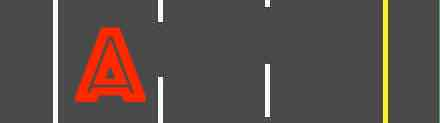
#> input picture lane1.jpg, 440 x 123 px
$ python -i sprdh.py   (imports and definitions only)
#> lines starting #> are read from the running program, lines starting #| are printed output that depends on the picture; after the words box and inside, x2 and y2 are one past the last pixel; in counts of white or black regions, pixels touching at a corner belong together
import matplotlib
# [1 line not run here, left out]
import matplotlib.pyplot as plt
import matplotlib.image as mpimg
import numpy as np
import cv2
import math
import os
import time
import glob
from moviepy.editor import VideoFileClip
import glob

#TO EXTRACT FRAMES FROM THE VIDEO INPUT
# [1 line not run here, left out]
# [1 line that did not run here, left out]
count = 0
success = True
# [6 lines not run here, left out]

dirlist = glob.glob('test_images1/*.jpg')
# [2 lines not run here, left out]

def grayscale(img):
    """Applies the Grayscale transform
    This will return an image with only one color channel
    but NOTE: to see the returned image as grayscale
    (assuming your grayscaled image is called 'gray')
    you should call plt.imshow(gray, cmap='gray')"""
    return cv2.cvtColor(img, cv2.COLOR_RGB2GRAY)
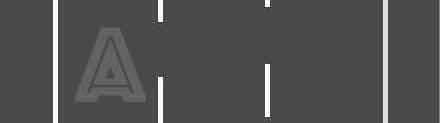
#> returned value: shape (123, 440); min 14, max 255, mean 80.3
    # Or use BGR2GRAY if you read an image with cv2.imread()
    # return cv2.cvtColor(img, cv2.COLOR_BGR2GRAY)

def canny(img, low_threshold, high_threshold):
    """Applies the Canny transform"""
    return cv2.Canny(img, low_threshold, high_threshold)

def gaussian_blur(img, kernel_size):
    """Applies a Gaussian Noise kernel"""
    return cv2.GaussianBlur(img, (kernel_size, kernel_size), 0)

def region_of_interest(img, vertices):
    """
    Applies an image mask.

    Only keeps the region of the image defined by the polygon
    formed from `vertices`. The rest of the image is set to black.
    """
    #defining a blank mask to start with
    mask = np.zeros_like(img)

    #defining a 3 channel or 1 channel color to fill the mask with depending on the input image
    if len(img.shape) > 2:
        channel_count = img.shape[2]  # i.e. 3 or 4 depending on your image
        ignore_mask_color = (0,255,) * channel_count
    else:
        ignore_mask_color = 255

    #filling pixels inside the polygon defined by "vertices" with the fill color
    cv2.fillPoly(mask, vertices, ignore_mask_color)

    #returning the image only where mask pixels are nonzero
    masked_image = cv2.bitwise_and(img, mask)
    #plt.imshow(masked_image)
    #plt.show()
    return masked_image


def draw_lines(img, lines, color=[255, 0, 0], thickness=2):
    for line in lines:
        for x1,y1,x2,y2 in line:
            cv2.line(img, (x1, y1), (x2, y2), color, thickness)
    """
    NOTE: this is the function you might want to use as a starting point once you want to
    average/extrapolate the line segments you detect to map out the full
    extent of the lane (going from the result shown in raw-lines-example.mp4
    to that shown in P1_example.mp4).

    Think about things like separating line segments by their
    slope ((y2-y1)/(x2-x1)) to decide which segments are part of the left
    line vs. the right line.  Then, you can average the position of each of
    the lines and extrapolate to the top and bottom of the lane.

    This function draws `lines` with `color` and `thickness`.
    Lines are drawn on the image inplace (mutates the image).
    If you want to make the lines semi-transparent, think about combining
    this function with the weighted_img() function below
    """

def hough_lines(img, rho, theta, threshold, min_line_len, max_line_gap):
    """
    `img` should be the output of a Canny transform.

    Returns an image with hough lines drawn.
    """
    lines = cv2.HoughLinesP(img, rho, theta, threshold, np.array([]), minLineLength=min_line_len, maxLineGap=max_line_gap)
    line_img = np.zeros((img.shape[0], img.shape[1], 3), dtype=np.uint8)
    # [4 lines of commented-out code are left out]
    draw_lines(line_img,lines)
    #plt.imshow(line_img)
    #plt.show()

    magic(lines,img)
    #writes the lane number to a file l.txt
    return line_img

def magic(lines,img):
    #print(lines)
    c_l=img.shape[1]*0.4
    c_r=img.shape[1]*0.6
    x=[]
    l,r=[0,0]
    for line in lines:
        x.append(int(line[0][0]))
    #print(x)
    for i in x:
        if(i<c_l):
            l+=1
        elif(i>c_r):
            r+=1
    if(r==0):
        lane_number=3
    elif(l==0):
        lane_number=1
    else:
        lane_number=2
    file_path="l.txt"
    fow=open(file_path,'w')
    fow.write(str(lane_number))
    fow.close()

def weighted_img(img, initial_img, α=0.8, β=1., λ=0.):
    """
    `img` is the output of the hough_lines(), An image with lines drawn on it.
    Should be a blank image (all black) with lines drawn on it.

    `initial_img` should be the image before any processing.

    The result image is computed as follows:

    initial_img * α + img * β + λ
    NOTE: initial_img and img must be the same shape!
    """
    return cv2.addWeighted(initial_img, α, img, β, λ)

def process_frame(image):
    global first_frame

    gray_image = grayscale(image)
    img_hsv = cv2.cvtColor(image, cv2.COLOR_RGB2HSV)
#> img_hsv: shape (123, 440, 3); mean H, S, V 12.1, 23.7, 89.2
    #plt.imshow(img_hsv)
    #plt.show()
    #hsv = [hue, saturation, value]
    #more accurate range for yellow since it is not strictly black, white, r, g, or b

    lower_yellow = np.array([20, 100, 100], dtype = "uint8")
    upper_yellow = np.array([30, 255, 255], dtype="uint8")

    mask_yellow = cv2.inRange(img_hsv, lower_yellow, upper_yellow)
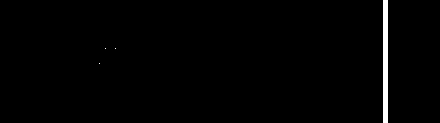
#> mask_yellow: shape (123, 440); 1.1% white; 4 white regions (3 under 20 px), largest, box (x1, y1, x2, y2) and area: (383, 0, 388, 123) 615
    mask_white = cv2.inRange(gray_image, 200, 255)
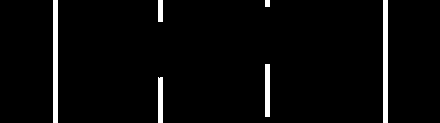
#> mask_white: shape (123, 440); 3.5% white; 6 white regions, box (x1, y1, x2, y2) and area: (53, 0, 58, 123) 615, (383, 0, 388, 123) 615, (265, 64, 270, 117) 265, (158, 77, 163, 123) 229, (158, 0, 163, 22) 110, (265, 0, 270, 7) 35
    mask_yw = cv2.bitwise_or(mask_white, mask_yellow)
    mask_yw_image = cv2.bitwise_and(gray_image, mask_yw)

    kernel_size = 5
    gauss_gray = gaussian_blur(mask_yw_image,kernel_size)
#> in gaussian_blur, `return cv2.GaussianBlur(img, (kernel_size, kernel_size), 0)`:
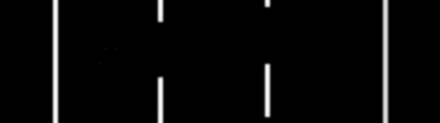
#> returned value: shape (123, 440); min 0, max 249, mean 8.3


    #same as quiz values
    low_threshold = 50
    high_threshold = 150
    canny_edges = canny(gauss_gray,low_threshold,high_threshold)
#> in canny, `return cv2.Canny(img, low_threshold, high_threshold)`:
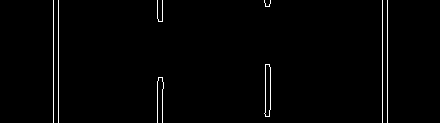
#> returned value: shape (123, 440); 1.4% white in thin lines or dots, all inside (x1, y1, x2, y2) = (53, 0, 388, 123)
    #plt.imshow(canny_edges)
    #plt.show()

    imshape = image.shape
#> imshape = (123, 440, 3)
    lower_left = [0,imshape[0]]
#> lower_left = [0, 123]
    lower_right = [imshape[1],imshape[0]]
#> lower_right = [440, 123]
    top_left = [0,imshape[0]*0.55]
#> top_left = [0, 67.65]
    top_right=[imshape[1],imshape[0]*0.55]
#> top_right = [440, 67.65]
    top_left_i = [imshape[1]*0.414,imshape[0]*0.563]
#> top_left_i = [182.2, 69.25]
    top_right_i = [imshape[1]*0.585,imshape[0]*0.563]
#> top_right_i = [257.4, 69.25]
    vertices = [np.array([lower_left,top_left,top_right,lower_right,top_right_i,top_left_i],dtype=np.int32)]
    #print(vertices)
    #print(imshape)
    roi_image = region_of_interest(canny_edges, vertices)
#> in region_of_interest, `cv2.fillPoly(mask, vertices, ignore_mask_color)`:
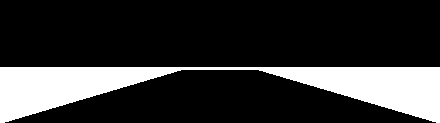
#> mask: shape (123, 440); 20.6% white; 1 white region, box (x1, y1, x2, y2) and area: (0, 67, 440, 123) 11151
#> in region_of_interest, `masked_image = cv2.bitwise_and(img, mask)`:
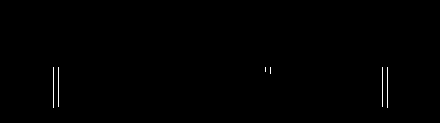
#> masked_image: shape (123, 440); 0.32% white in thin lines or dots, all inside (x1, y1, x2, y2) = (53, 67, 388, 108)
    #plt.imshow(roi_image)
    #plt.show()

    #rho and theta are the distance and angular resolution of the grid in Hough space
    #same values as quiz
    rho = 2
    theta = np.pi/180
    #threshold is minimum number of intersections in a grid for candidate line to go to output
    threshold = 20
    min_line_len = 50
    max_line_gap = 60

    line_image = hough_lines(roi_image, rho, theta, threshold, min_line_len, max_line_gap)
#> in hough_lines, `lines = cv2.HoughLinesP(img, rho, theta, threshold, np.array([]), minL..`: lines = None
#> after the loop in draw_lines, `for line in lines:`: img: shape (123, 440, 3); every value is 0
    #plt.imshow(line_image)
    #plt.show()

    result = weighted_img(line_image, image, α=0.8, β=1., λ=0.)
    return result

#for source_img in os.listdir("test_images/"):
dirlist = glob.glob('test_images/*.jpg')
# [6 lines not run here, left out]

>>> import cv2
>>> picture = cv2.cvtColor(cv2.imread('lane1.jpg'), cv2.COLOR_BGR2RGB)
#> (the run stopped early here; a loop or call above may not have finished)

$ run again, on lane2.jpg
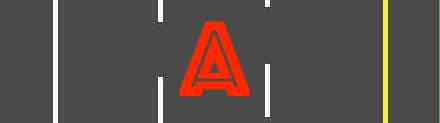
#> input picture lane2.jpg, 440 x 123 px
#> in grayscale, `return cv2.cvtColor(img, cv2.COLOR_RGB2GRAY)`:
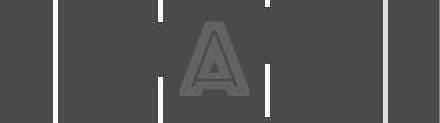
#> returned value: shape (123, 440); min 14, max 255, mean 80.3
#> img_hsv: shape (123, 440, 3); mean H, S, V 10.2, 22.7, 89
#> mask_yellow: shape (123, 440); 1.1% white; 1 white region, box (x1, y1, x2, y2) and area: (383, 0, 388, 123) 615
#> mask_white: shape (123, 440); 3.5% white; 6 white regions, box (x1, y1, x2, y2) and area: (53, 0, 58, 123) 615, (383, 0, 388, 123) 615, (265, 64, 270, 117) 265, (158, 77, 163, 123) 229, (158, 0, 163, 22) 110, (265, 0, 270, 7) 35
#> mask: shape (123, 440); 20.6% white; 1 white region, box (x1, y1, x2, y2) and area: (0, 67, 440, 123) 11151
#> masked_image: shape (123, 440); 0.32% white in thin lines or dots, all inside (x1, y1, x2, y2) = (53, 67, 388, 108)
#> lines = None

$ run again, on lane3.jpg
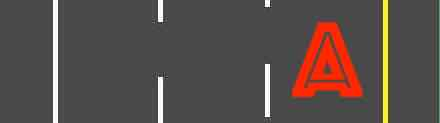
#> input picture lane3.jpg, 440 x 123 px
#> in grayscale, `return cv2.cvtColor(img, cv2.COLOR_RGB2GRAY)`:
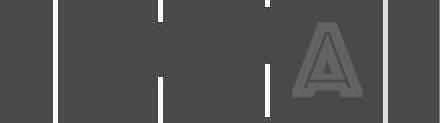
#> returned value: shape (123, 440); min 14, max 255, mean 80.3
#> img_hsv: shape (123, 440, 3); mean H, S, V 11.9, 23.4, 89.1
#> mask_yellow: shape (123, 440); 1.1% white; 2 white regions (1 under 20 px), largest, box (x1, y1, x2, y2) and area: (383, 0, 388, 123) 615
#> mask_white: shape (123, 440); 3.5% white; 6 white regions, box (x1, y1, x2, y2) and area: (53, 0, 58, 123) 615, (383, 0, 388, 123) 615, (265, 64, 270, 117) 265, (158, 77, 163, 123) 229, (158, 0, 163, 22) 110, (265, 0, 270, 7) 35
#> mask: shape (123, 440); 20.6% white; 1 white region, box (x1, y1, x2, y2) and area: (0, 67, 440, 123) 11151
#> masked_image: shape (123, 440); 0.32% white in thin lines or dots, all inside (x1, y1, x2, y2) = (53, 67, 388, 108)
#> lines = None
